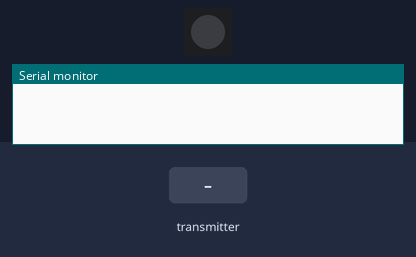
Simulated run of this sketch. Board: ESP32-S3. Shown: 1 RGB LEDs in strip order, left to right, the last lines printed to the serial monitor. Inputs (shaded band) come from the test bench. Dim RGB values are drawn brighter than linear.

Above: at 0.3 s.
At 1.3 s:
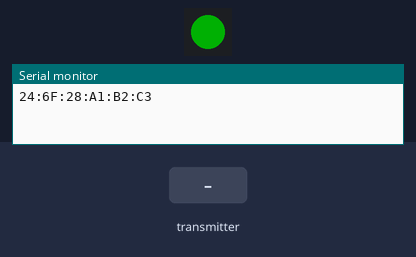
At 3.0 s:
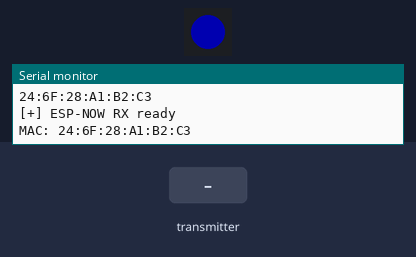
3.1 s: the transmitter starts sending x = 0
5.1 s: the transmitter starts sending yaw = 1024
6.6 s: the transmitter starts sending pitch = 1024
8.1 s: the transmitter starts sending roll = 1024
9.6 s: the transmitter starts sending yaw = 0
11.6 s: the transmitter starts sending pitch = 0
Timing chart, 0 to 14.1 s (numbered marks = the images above; inputs shaded):
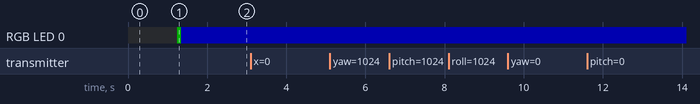

The sketch:

ESP32S3ZER0_ACC_TRACKER.ino
```cpp
/*
  https://www.waveshare.com/product/arduino/boards-kits/esp32-s3/esp32-s3-zero.htm?___SID=U

  Board: ESP32S3 Dev Module
  Flash Size: 16MB(128Mb)
  Partition Scheme: 16M Flash (3MB APP/9.9MB FATFS)
  PSRAM: OPI PSRAM
  10:20:BA:31:43:94
*/

#include <Adafruit_NeoPixel.h>
#include <WiFi.h>
#include <esp_now.h>
#include <esp_wifi.h>
#include <Wire.h>

//----------------------------------------------------------------
// MAIN DEF
//----------------------------------------------------------------

#define DEVICE_TRACKER 1  // MPU6500 | yaw/pitch/roll | ESP-NOW TX | lipo = A0:F2:62:F1:4C:68

#define DEVICE_DONGLE  2  // USB | ESP-NOW RX | OpenTrack interface A0:F2:62:F1:B3:24

#define DEVICE_TYPE DEVICE_DONGLE

//----------------------------------------------------------------
// ESP NOW
//----------------------------------------------------------------
typedef struct {
  int x;
  int y;
  int z;
  int yaw;
  int pitch;
  int roll;
} EspNowPacket;

uint8_t peerMAC[] = {0xA0, 0xF2, 0x62, 0xF1, 0xB3, 0x24}; // ESP PRIMAC

volatile EspNowPacket rxPacket;
volatile bool rxNewData = false;

//----------------------------------------------------------------
// WS-LED SETTINGS
//----------------------------------------------------------------
#define NUMPIXELS 1
#define LED 48
Adafruit_NeoPixel pixels(NUMPIXELS, LED, NEO_GRB + NEO_KHZ800);

//----------------------------------------------------------------
// MPU SETTINGS
//----------------------------------------------------------------
#define MPU_SDA 11
#define MPU_SCL 12
#define CALIBRATION_TIME_MS 9000
#define DEADZONE_DEG 100 // deg*100
#define LOOP_HZ 200

#define MPU_ADDR         0x68
#define REG_SMPLRT_DIV   0x19 //Sample Rate Divider
#define REG_CONFIG       0x1A
#define REG_GYRO_CONFIG  0x1B
#define REG_ACCEL_CONFIG 0x1C
#define REG_PWR_MGMT_1   0x6B
struct MpuData{
  int16_t ax;
  int16_t ay;
  int16_t az;
  int16_t temp;
  int16_t gx;
  int16_t gy;
  int16_t gz;
};
MpuData mpu;

struct MpuCalibration
{
  int16_t ax_offset;
  int16_t ay_offset;
  int16_t az_offset;
  int16_t gx_offset;
  int16_t gy_offset;
  int16_t gz_offset;
};
MpuCalibration mpu_offset;

//----------------------------------------------------------------
// OPENTRACK
//----------------------------------------------------------------
#pragma pack(push, 1)
struct HatirePacket {
  uint8_t begin[2];   // 2 bajty namiesto int16_t
  uint16_t counter;   // 2 bajty
  float gyro[3];      // 12 bajtov
  float acc[3];       // 12 bajtov
  uint8_t end[2];     // 2 bajty namiesto int16_t
};
#pragma pack(pop)
HatirePacket hat;

//----------------------------------------------------------------
// ADC SETTINGS LIPO
//----------------------------------------------------------------
const int ADC_PIN = 1;
const float VCC = 3.305f;
const float R_FIXED = 1494.0f;     // 1.5k

//----------------------------------------------------------------
// ESP_NOW - Callback
//----------------------------------------------------------------
#if DEVICE_TYPE == DEVICE_DONGLE
void onDataRecv(const esp_now_recv_info_t *info, const uint8_t *data, int len) {

  // MAC odosielateľa
  //const uint8_t *mac = info->src_addr;

  if (len != sizeof(EspNowPacket)) {
    //Serial.println("[-] Wrong packet size");
    return;
  }

  /*
  EspNowPacket pkt;
  memcpy(&pkt, data, sizeof(pkt));

  Serial.printf("[RX] from %02X:%02X:%02X:%02X:%02X:%02X -> a=%ld b=%ld\n",
                mac[0], mac[1], mac[2],
                mac[3], mac[4], mac[5],
                pkt.a, pkt.b);
  */

  memcpy((void*)&rxPacket, data, sizeof(EspNowPacket));
  rxNewData = true;
}
#endif

//----------------------------------------------------------------
bool mpu_calibrate_gyro(uint16_t samples = 500);
//----------------------------------------------------------------

void setup() {

  delay(250);
  pixels.begin();
  pixels.clear();
  Serial.begin(115200);

  delay(1000);
  pixels.setPixelColor(0, pixels.Color(0, 55, 1));
  pixels.show();

  #if DEVICE_TYPE == DEVICE_TRACKER
  espnow_init_tracker();
  Wire.begin(MPU_SDA, MPU_SCL);
  if(mpu_init())
    mpu_calibrate_gyro(1000);
  #elif DEVICE_TYPE == DEVICE_DONGLE
  espnow_init_dongle();
  hatire_init();
  //Serial.print("Hat size: ");
  //Serial.println(sizeof(hat));
  pixels.setPixelColor(0, pixels.Color(0, 0, 55));
  pixels.show();
  delay(500);
  //sim_opentrack();
  #endif
}

int yaw = 0;
int pitch = 0;
int roll = 0;

unsigned long last_time = 0;

void loop() {

  #if DEVICE_TYPE == DEVICE_TRACKER
  //send_int(x, y, z, yaw, pitch, roll);
  unsigned long current_time = millis();
  int dt_ms = (int)(current_time - last_time);

  if (dt_ms >= 10) {
    last_time = current_time;

    if (mpu_read_motion()) {
      // 1. Gyroskop: Odčítanie offsetu
      int pure_gyro_x = mpu.gx - mpu_offset.gx_offset;
      int pure_gyro_y = mpu.gy - mpu_offset.gy_offset;
      int pure_gyro_z = mpu.gz - mpu_offset.gz_offset;

      // ---- MŔTVA ZÓNA (DEADZONE) ----
      // Ak je surová hodnota v pokoji malá (šum), natvrdo ju vynulujeme.
      // Hodnotu 15 môžete upraviť (ak Yaw stále driftuje, dajte 20 alebo 25).
      if (pure_gyro_z > -10 && pure_gyro_z < 10) pure_gyro_z = 0;
      // Voliteľne môžete pridať deadzone aj pre Pitch/Roll, ak jemne kmitajú:
      if (pure_gyro_x > -10 && pure_gyro_x < 10) pure_gyro_x = 0;
      if (pure_gyro_y > -10 && pure_gyro_y < 10) pure_gyro_y = 0;
      // -------------------------------

      // Prepočet na (°/s * 100)
      int gyro_x_rate = (pure_gyro_x * 100) / 131;
      int gyro_y_rate = (pure_gyro_y * 100) / 131;
      int gyro_z_rate = (pure_gyro_z * 100) / 131;
      // Zmena uhla za tento časový krok
      int delta_pitch = (gyro_x_rate * dt_ms) / 1000;
      int delta_roll  = (gyro_y_rate * dt_ms) / 1000;
      int delta_yaw   = (gyro_z_rate * dt_ms) / 1000;
      // 2. Akcelerometer: Výpočet uhlov (stupne * 100)
      int acc_pitch = (int)(atan2((float)mpu.ay, sqrt((float)mpu.ax * mpu.ax + (float)mpu.az * mpu.az)) * 5729.57795);
      int acc_roll  = (int)(atan2(-(float)mpu.ax, (float)mpu.az) * 5729.57795);
      // 3. Komplementárny filter (98% gyro / 2% acc)
      pitch = (98 * (pitch + delta_pitch) + 2 * acc_pitch) / 100;
      roll  = (98 * (roll + delta_roll) + 2 * acc_roll) / 100;
      // Yaw iba integrujeme z gyroskopu (vďaka offsetu už nebude driftovať tak rýchlo)
      yaw += delta_yaw;
      // 4. Výpis do vašej aplikácie
      Serial.print(yaw);   Serial.print(";");
      Serial.print(pitch); Serial.print(";");
      Serial.print(roll);  Serial.print(";");
      Serial.println(current_time);

      send_int(0,0,0,yaw,pitch,roll);

    }
  }
  #elif DEVICE_TYPE == DEVICE_DONGLE
  if (rxNewData) {
    rxNewData = false;
    static float t = 0.0f;
    hat.gyro[0] = rxPacket.yaw/100.00;  // Yaw
    hat.gyro[1] = rxPacket.roll/100.00;  // Pitch
    hat.gyro[2] = rxPacket.pitch/100.00;  // Roll

    hat.acc[0] = 0.0f;
    hat.acc[1] = 0.0f;
    hat.acc[2] = 1.0f;

    Serial.write((uint8_t*)&hat, sizeof(hat));
    Serial.flush();

    hat.counter++;
    if (hat.counter > 255) {
      hat.counter = 0;
    }
    t += 0.02f;
    delay(10); // 100 Hz
  }
  #endif

  delay(1);

}


//----------------------------------------------------------------
// DEVICE_DONGLE
//----------------------------------------------------------------
#if DEVICE_TYPE == DEVICE_DONGLE

void espnow_init_dongle() {

  //uint8_t defMAC[] = {0xAC, 0xEB, 0xE6, 0x1E, 0x1E, 0x68}; //AC:EB:E6:1E:1E:68
  WiFi.mode(WIFI_STA); // povinné
  //esp_wifi_set_mac(WIFI_IF_STA, defMAC);


  if (esp_now_init() != ESP_OK) {
    Serial.println("[-] ESP-NOW init FAILED");
    return;
  }

  esp_now_register_recv_cb(onDataRecv);

  // MAC pre info
  Serial.println(WiFi.macAddress());
  uint8_t mac[6];
  WiFi.macAddress(mac);
  delay(100);
  Serial.println("[+] ESP-NOW RX ready");
  Serial.printf("MAC: %02X:%02X:%02X:%02X:%02X:%02X\n",
                mac[0], mac[1], mac[2],
                mac[3], mac[4], mac[5]);
}

void hatire_init() {
  // Explicitne definujeme bajty za sebou, endianita ich neotočí
  hat.begin[0] = 0xAA;
  hat.begin[1] = 0xAA;

  hat.end[0]   = 0x55;
  hat.end[1]   = 0x55;

  hat.counter  = 0;
}

void hatire_send_test(){
  static float t = 0.0f;

  hat.gyro[0] = sin(t) * 30.0f;  // Yaw
  hat.gyro[1] = sin(t * 0.7f) * 20.0f;  // Pitch
  hat.gyro[2] = sin(t * 1.2f) * 10.0f;  // Roll

  hat.acc[0] = 0.0f;
  hat.acc[1] = 0.0f;
  hat.acc[2] = 1.0f;

  Serial.write((uint8_t*)&hat, sizeof(hat));
  Serial.flush();

  hat.counter++;
  if (hat.counter > 255) {
    hat.counter = 0;
  }
  t += 0.02f;


}

void sim_opentrack(){
  while(true){

    while (Serial.available() > 0) {
      char c = Serial.read();
      // Hatire protokol niekedy posiela príkazy (napr. 'C' pre kalibráciu).
      // Ak chcete, môžete tu neskôr reagovať na stredový reset z OpenTracku.
    }

    hatire_send_test();
    delay(10); // 100 Hz
  }
}
#endif

//----------------------------------------------------------------
// DEVICE_TRACKER
//----------------------------------------------------------------
#if DEVICE_TYPE == DEVICE_TRACKER

void espnow_init_tracker() {

  WiFi.mode(WIFI_STA); // nutnE pre ESP-NOW

  if (esp_now_init() != ESP_OK) {
    Serial.println("[-] ESP-NOW init FAILED");
    return;
  }

  esp_now_peer_info_t peerInfo = {};
  memcpy(peerInfo.peer_addr, peerMAC, 6);
  peerInfo.channel = 0;
  peerInfo.encrypt = false;

  if (esp_now_add_peer(&peerInfo) != ESP_OK) {
    Serial.println("[-] Failed to add peer");
    return;
  }

  delay(100);
  uint8_t mac[6];
  WiFi.macAddress(mac);
  Serial.printf("%02X:%02X:%02X:%02X:%02X:%02X\n",
              mac[0], mac[1], mac[2],
              mac[3], mac[4], mac[5]);

  Serial.println("[+] ESP-NOW ready");

}

void send_int(int x, int y, int z, int yaw, int pitch, int roll) {
  // Serial.print("[*] Sending... ");
  // Serial.print(x);
  // Serial.print(" : ");
  // Serial.print(y);
  // Serial.print(" : ");
  // Serial.print(z);
  // Serial.print(" \t ");
  // Serial.print(yaw);
  // Serial.print(" : ");
  // Serial.print(pitch);
  // Serial.print(" : ");
  // Serial.println(roll);

  EspNowPacket pkt;
  pkt.x = x;
  pkt.y = y;
  pkt.z = z;
  pkt.yaw = yaw;
  pkt.pitch = pitch;//;
  pkt.roll = roll;//;

  esp_err_t result = esp_now_send(peerMAC, (uint8_t*)&pkt, sizeof(pkt));

  if (result != ESP_OK) {
    Serial.println("[-] Send error");
  }
}

bool mpu_init() {
  Wire.beginTransmission(MPU_ADDR);
  Wire.write(REG_PWR_MGMT_1);
  Wire.write(0x00);

  if (Wire.endTransmission() != 0){
    Serial.println("[-] MPU INIT FAIL");
    return false;
  }

  delay(100);
  Serial.println("[+] MPU INIT OK");
  return true;
}

bool mpu_read_registers(uint8_t reg, uint8_t* data, uint8_t len) {
  Wire.beginTransmission(MPU_ADDR);
  Wire.write(reg);

  if (Wire.endTransmission(false) != 0)
      return false;

  uint8_t received = Wire.requestFrom(MPU_ADDR, len);

  if (received != len)
      return false;

  for (uint8_t i = 0; i < len; i++)
      data[i] = Wire.read();

  return true;
}

bool mpu_read_motion(){
  uint8_t data[14];

  if (!mpu_read_registers(0x3B, data, 14))
      return false;

  mpu.ax   = (int16_t)((data[0]  << 8) | data[1]);
  mpu.ay   = (int16_t)((data[2]  << 8) | data[3]);
  mpu.az   = (int16_t)((data[4]  << 8) | data[5]);
  mpu.temp = (int16_t)((data[6]  << 8) | data[7]);
  mpu.gx   = (int16_t)((data[8]  << 8) | data[9]);
  mpu.gy   = (int16_t)((data[10] << 8) | data[11]);
  mpu.gz   = (int16_t)((data[12] << 8) | data[13]);

  return true;
}

void mpu_show_data(){
  Serial.print("Acc: ");
  Serial.print(mpu.ax); Serial.print(", ");
  Serial.print(mpu.ay); Serial.print(", ");
  Serial.print(mpu.az);

  Serial.print(" | Gyro: ");
  Serial.print(mpu.gx - mpu_offset.gx_offset); Serial.print(", ");
  Serial.print(mpu.gy - mpu_offset.gy_offset); Serial.print(", ");
  Serial.println(mpu.gz - mpu_offset.gz_offset);
}

bool mpu_calibrate_gyro(uint16_t samples){
  int sum_gx = 0;
  int sum_gy = 0;
  int sum_gz = 0;
  mpu_offset.gx_offset = 0;
  mpu_offset.gy_offset = 0;
  mpu_offset.gz_offset = 0;

  for (int i = 0; i < 5; i++){
    pixels.setPixelColor(0, pixels.Color(222, 0, 0));
    pixels.show();
    delay(250);
    pixels.setPixelColor(0, pixels.Color(55, 0, 0));
    pixels.show();
    delay(250);
  }


  for (uint16_t i = 0; i < samples; i++){
      if (!mpu_read_motion())
          return false;

      sum_gx += mpu.gx;
      sum_gy += mpu.gy;
      sum_gz += mpu.gz;

      delay(2);
  }

  mpu_offset.gx_offset = sum_gx / samples;
  mpu_offset.gy_offset = sum_gy / samples;
  mpu_offset.gz_offset = sum_gz / samples;

  for (int i = 0; i < 5; i++){
    pixels.setPixelColor(0, pixels.Color(0, 222, 0));
    pixels.show();
    delay(250);
    pixels.setPixelColor(0, pixels.Color(0, 55, 0));
    pixels.show();
    delay(250);
  }

  return true;
}

float mpu_get_temp(){
  return ((float)mpu.temp / 333.87f) + 21.0f;
}

bool mpu_detect() {

  Wire.beginTransmission(MPU_ADDR);

  if (Wire.endTransmission() == 0) {
    Serial.println("[+] MPU FOUND");
    return true;
  }

  Serial.println("[-] MPU NOT FOUND");
  return false;
}

#endif
```
